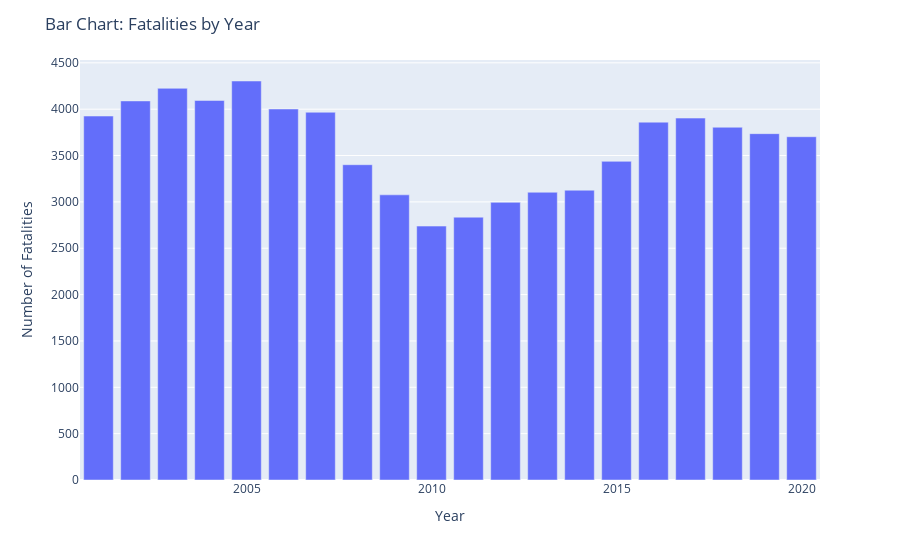

Here is the notebook cell this chart was saved with:
### Code cell
f = px.bar(x=arr[:,0], y=arr[:,2])

f.update_layout(
    title='Bar Chart: Fatalities by Year',
    xaxis_title="Year",
    yaxis_title="Number of Fatalities")
f.show()

### Figure 1 — Plotly figure (JSON) as saved in the notebook; plotly's stock layout.template omitted (floating-point values rounded to 4 significant figures)
{"data": [{"alignmentgroup": "True", "hovertemplate": "x=%{x}<br>y=%{y}<extra></extra>", "legendgroup": "", "marker": {"color": "#636efa", "pattern": {"shape": ""}}, "name": "", "offsetgroup": "", "orientation": "v", "showlegend": false, "textposition": "auto", "type": "bar", "x": [2001, 2002, 2003, 2004, 2005, 2006, 2007, 2008, 2009, 2010, 2011, 2012, 2013, 2014, 2015, 2016, 2017, 2018, 2019, 2020], "xaxis": "x", "y": [3926, 4089, 4225, 4094, 4304, 4002, 3967, 3401, 3076, 2739, 2835, 2995, 3104, 3126, 3437, 3860, 3904, 3805, 3736, 3703], "yaxis": "y"}], "layout": {"barmode": "relative", "legend": {"tracegroupgap": 0}, "margin": {"t": 60}, "title": {"text": "Bar Chart: Fatalities by Year"}, "xaxis": {"anchor": "y", "domain": [0, 1], "title": {"text": "Year"}}, "yaxis": {"anchor": "x", "domain": [0, 1], "title": {"text": "Number of Fatalities"}}}}
